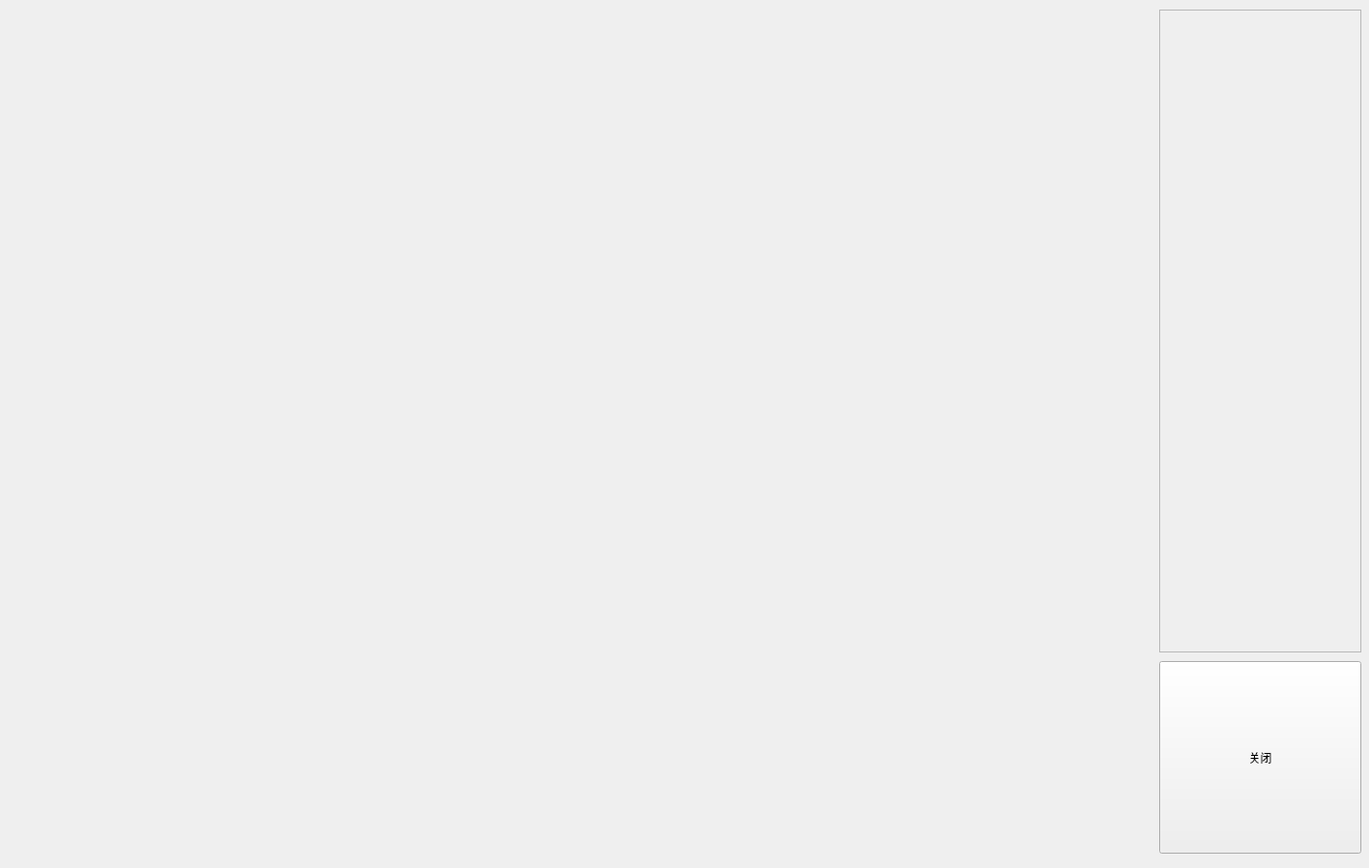
<?xml version="1.0" encoding="UTF-8"?>
<ui version="4.0">
 <class>readfile</class>
 <widget class="QWidget" name="readfile">
  <property name="geometry">
   <rect>
    <x>0</x>
    <y>0</y>
    <width>1429</width>
    <height>906</height>
   </rect>
  </property>
  <property name="windowTitle">
   <string>数据回放</string>
  </property>
  <widget class="QCustomPlot" name="plot" native="true">
   <property name="geometry">
    <rect>
     <x>20</x>
     <y>10</y>
     <width>1171</width>
     <height>441</height>
    </rect>
   </property>
  </widget>
  <widget class="QTextEdit" name="textEdit">
   <property name="enabled">
    <bool>false</bool>
   </property>
   <property name="geometry">
    <rect>
     <x>1210</x>
     <y>10</y>
     <width>211</width>
     <height>671</height>
    </rect>
   </property>
  </widget>
  <widget class="QPushButton" name="pushButton">
   <property name="geometry">
    <rect>
     <x>1210</x>
     <y>690</y>
     <width>211</width>
     <height>201</height>
    </rect>
   </property>
   <property name="text">
    <string>关闭</string>
   </property>
  </widget>
  <widget class="QCustomPlot" name="plot_2" native="true">
   <property name="geometry">
    <rect>
     <x>20</x>
     <y>460</y>
     <width>1171</width>
     <height>441</height>
    </rect>
   </property>
  </widget>
 </widget>
 <customwidgets>
  <customwidget>
   <class>QCustomPlot</class>
   <extends>QWidget</extends>
   <header location="global">qcustomplot.h</header>
   <container>1</container>
  </customwidget>
 </customwidgets>
 <resources/>
 <connections/>
</ui>
